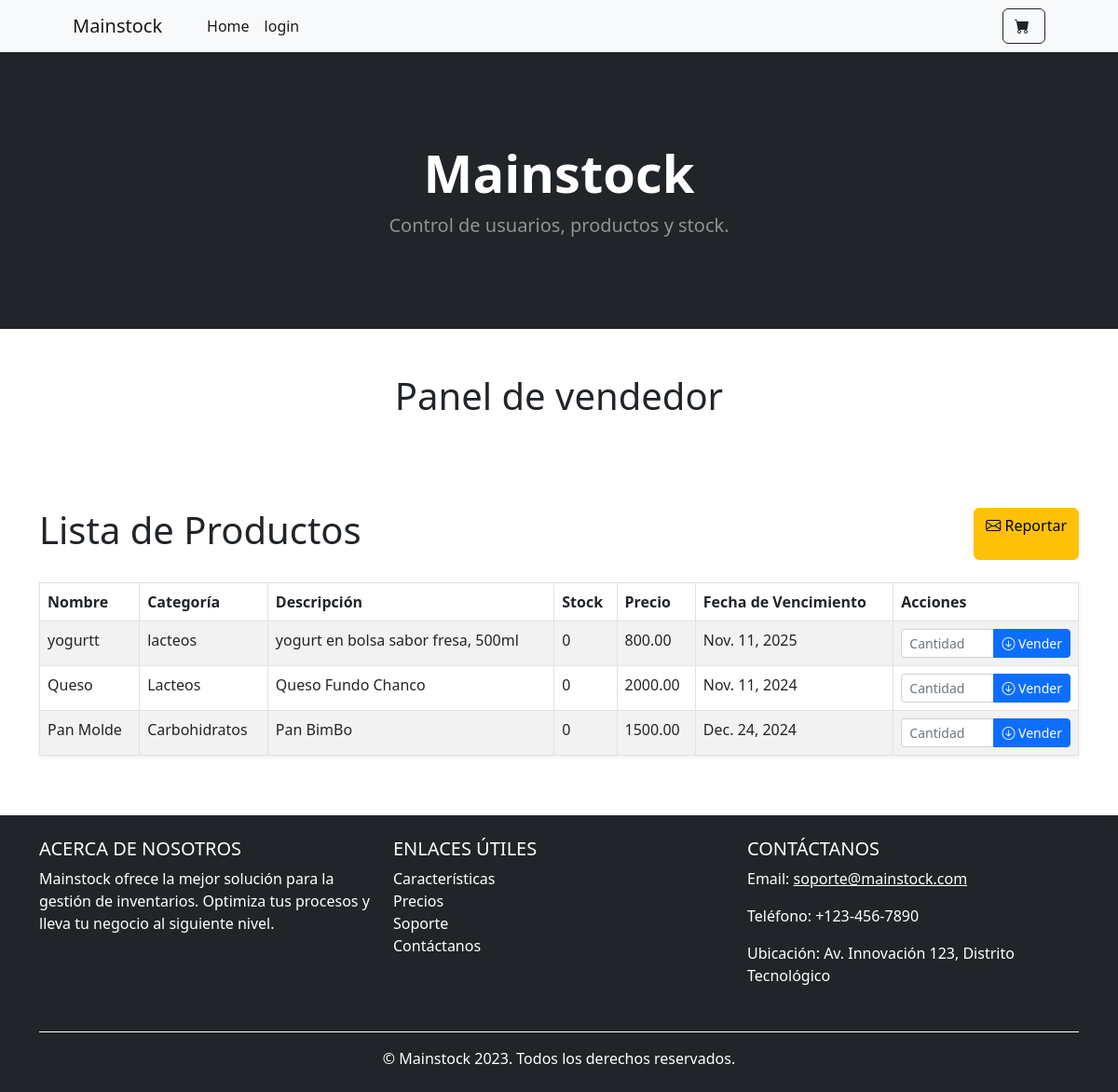
The app's page /crud/vendedor_dashboard/ with its own data.
### crud/models.py (models this page shows, shortened)
class Producto(models.Model):
    nombre = models.CharField(max_length=100)
    categoria = models.CharField(max_length=50)
    descripcion = models.TextField(blank=True, null=True)
    stock = models.PositiveIntegerField(default=0)
    precio = models.DecimalField(max_digits=10, decimal_places=2)
    fecha_vencimiento = models.DateField(blank=True, null=True)

### crud/views.py (the view)
# urls.py: path('vendedor_dashboard/', ProductoListView.as_view(template_name='crud/vendedor_dashboard.html'), name='vendedor_dashboard'),
class ProductoListView(ListView):
    model = Producto
    template_name = 'crud/vendedor_dashboard.html'
    context_object_name = 'productos'
    def get_queryset(self):
        return Producto.objects.all()  # Nombre plural del contexto

### crud/templates/crud/vendedor_dashboard.html (shortened to what this page needs)
{% extends 'core/base.html' %}
{% block content %}
<h1 class="text-center mb-4">Panel de vendedor</h1>
<br>
<br>
<br>
<div class="d-flex justify-content-between mb-4">
    <h1 class="text-center">Lista de Productos</h1>
    <a href="{% url 'contact' %}" class="btn btn-warning">
        <i class="bi-envelope"></i> Reportar
    </a>
</div>
<table class="table table-striped table-bordered shadow-sm">
    <thead class="thead-dark">
        <tr>
            <th>Nombre</th>
            <th>Categoría</th>
            <th>Descripción</th>
            <th>Stock</th>
            <th>Precio</th>
            <th>Fecha de Vencimiento</th>
            <th>Acciones</th>
        </tr>
    </thead>
    <tbody>
        {% for producto in productos %}
            <tr>
                <td>{{ producto.nombre }}</td>
                <td>{{ producto.categoria }}</td>
                <td>{{ producto.descripcion }}</td>
                <td>{{ producto.stock }}</td>
                <td>{{ producto.precio }}</td>
                <td>{{ producto.fecha_vencimiento }}</td>
                <td>
                    <form action="{% url 'descontar_stock' producto.pk %}" method="post" style="display:inline;">
                        <div class="input-group">
                            <input type="number" name="cantidad" class="form-control form-control-sm" min="1" max="{{ producto.stock }}" placeholder="Cantidad" required>
                            <button type="submit" class="btn btn-primary btn-sm">
                                <i class="bi-arrow-down-circle"></i> Vender
                            </button>
                        </div>
                    </form>
                </td>
            </tr>
        {% empty %}
            <tr>
                <td colspan="7" class="text-center">No hay productos disponibles.</td>
            </tr>
        {% endfor %}
    </tbody>
</table>
{% endblock %}

### core/templates/core/base.html (shortened to what this page needs)
{% load static %}
<!DOCTYPE html>
<html lang="en">
    <head>
        <link href="https://cdn.jsdelivr.net/npm/bootstrap-icons@1.5.0/font/bootstrap-icons.css" rel="stylesheet" />
        <link href="{% static 'usuarios/styles.css' %}" rel="stylesheet" />
    </head>
    <body>
        <nav class="navbar navbar-expand-lg navbar-light bg-light">
            <div class="container px-4 px-lg-5">
                <a class="navbar-brand" href="#!">Mainstock</a>
                <div class="collapse navbar-collapse" id="navbarSupportedContent">
                    <ul class="navbar-nav me-auto mb-2 mb-lg-0 ms-lg-4">
                        <li class="nav-item"><a class="nav-link active" aria-current="page" href="{% url 'home' %}">Home</a></li>
                        <li class="nav-item"><a class="nav-link active" aria-current="page" href="{% url 'login' %}">login</a></li>
                    </ul>
                    <form class="d-flex">
                        <button class="btn btn-outline-dark" type="submit">
                            <i class="bi-cart-fill me-1"></i>
                        </button>
                    </form>
                </div>
            </div>
        </nav>
        <header class="bg-dark py-5">
            <div class="container px-4 px-lg-5 my-5 text-center text-white">
                <h1 class="display-4 fw-bolder">Mainstock</h1>
                <p class="lead fw-normal text-white-50 mb-0">Control de usuarios, productos y stock.</p>
            </div>
        </header>
        <div class="container py-5">
            {% block content %}
            {% endblock %}
        </div>
<footer class="bg-dark text-white py-4">
    <div class="container">
        <div class="row text-center text-md-start">
            <div class="col-md-4 mb-3">
                <h5 class="text-uppercase">Acerca de Nosotros</h5>
                <p>Mainstock ofrece la mejor solución para la gestión de inventarios. Optimiza tus procesos y lleva tu negocio al siguiente nivel.</p>
            </div>
            <div class="col-md-4 mb-3">
                <h5 class="text-uppercase">Enlaces Útiles</h5>
                <ul class="list-unstyled">
                    <li><a href="#features" class="text-white text-decoration-none">Características</a></li>
                    <li><a href="#pricing" class="text-white text-decoration-none">Precios</a></li>
                    <li><a href="#support" class="text-white text-decoration-none">Soporte</a></li>
                    <li><a href="#contact" class="text-white text-decoration-none">Contáctanos</a></li>
                </ul>
            </div>
            <div class="col-md-4 mb-3">
                <h5 class="text-uppercase">Contáctanos</h5>
                <p>Email: <a href="mailto:soporte@stockmaster.com" class="text-white">soporte@mainstock.com</a></p>
                <p>Teléfono: +123-456-7890</p>
                <p>Ubicación: Av. Innovación 123, Distrito Tecnológico</p>
            </div>
        </div>
        <div class="text-center pt-3 border-top border-light mt-3">
            <p class="m-0">&copy; Mainstock 2023. Todos los derechos reservados.</p>
        </div>
    </div>
</footer>
    </body>
</html>

### records on screen
Producto: nombre "yogurtt", categoria "lacteos", descripcion "yogurt en bolsa sabor fresa, 500ml", stock "0", precio "800.00", fecha_vencimiento "Nov. 11, 2025"
Producto: nombre "Queso", categoria "Lacteos", descripcion "Queso Fundo Chanco", stock "0", precio "2000.00", fecha_vencimiento "Nov. 11, 2024"
Producto: nombre "Pan Molde", categoria "Carbohidratos", descripcion "Pan BimBo", stock "0", precio "1500.00", fecha_vencimiento "Dec. 24, 2024"
